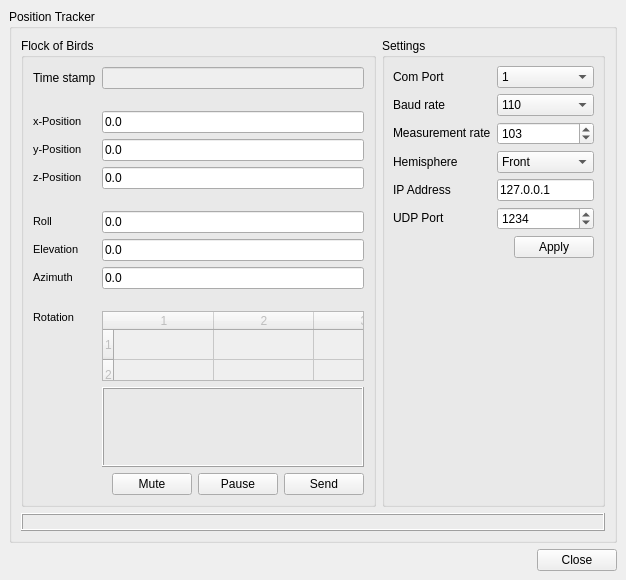
<ui version="4.0" >
 <author></author>
 <comment></comment>
 <exportmacro></exportmacro>
 <class>FOBTrackerClass</class>
 <widget class="QMainWindow" name="FOBTrackerClass" >
  <property name="geometry" >
   <rect>
    <x>0</x>
    <y>0</y>
    <width>626</width>
    <height>580</height>
   </rect>
  </property>
  <property name="windowTitle" >
   <string>Flock of Birds Position Tracker</string>
  </property>
  <property name="windowIcon" >
   <iconset/>
  </property>
  <widget class="QWidget" name="centralWidget" >
   <layout class="QGridLayout" >
    <property name="margin" >
     <number>9</number>
    </property>
    <property name="spacing" >
     <number>6</number>
    </property>
    <item row="1" column="0" >
     <spacer>
      <property name="orientation" >
       <enum>Qt::Horizontal</enum>
      </property>
      <property name="sizeHint" >
       <size>
        <width>501</width>
        <height>20</height>
       </size>
      </property>
     </spacer>
    </item>
    <item row="1" column="1" >
     <widget class="QPushButton" name="btnClose" >
      <property name="text" >
       <string>Close</string>
      </property>
     </widget>
    </item>
    <item row="0" column="0" colspan="2" >
     <widget class="QGroupBox" name="gbPositionTracker" >
      <property name="title" >
       <string>Position Tracker</string>
      </property>
      <layout class="QGridLayout" >
       <property name="margin" >
        <number>9</number>
       </property>
       <property name="spacing" >
        <number>6</number>
       </property>
       <item row="1" column="0" colspan="2" >
        <widget class="QLabel" name="lStatus" >
         <property name="frameShape" >
          <enum>QFrame::Box</enum>
         </property>
         <property name="frameShadow" >
          <enum>QFrame::Raised</enum>
         </property>
         <property name="text" >
          <string/>
         </property>
         <property name="textFormat" >
          <enum>Qt::AutoText</enum>
         </property>
         <property name="alignment" >
          <set>Qt::AlignTop</set>
         </property>
         <property name="wordWrap" >
          <bool>true</bool>
         </property>
        </widget>
       </item>
       <item row="0" column="1" >
        <widget class="QGroupBox" name="gbSettings" >
         <property name="title" >
          <string>Settings</string>
         </property>
         <layout class="QGridLayout" >
          <property name="margin" >
           <number>8</number>
          </property>
          <property name="spacing" >
           <number>6</number>
          </property>
          <item row="6" column="0" colspan="2" >
           <spacer>
            <property name="orientation" >
             <enum>Qt::Horizontal</enum>
            </property>
            <property name="sizeHint" >
             <size>
              <width>121</width>
              <height>20</height>
             </size>
            </property>
           </spacer>
          </item>
          <item row="1" column="0" >
           <widget class="QLabel" name="label_2" >
            <property name="text" >
             <string>&lt;html>&lt;head>&lt;meta name="qrichtext" content="1" />&lt;/head>&lt;body style=" white-space: pre-wrap; font-family:MS Shell Dlg; font-weight:400; font-style:normal; text-decoration:none;">&lt;p style=" margin-top:0px; margin-bottom:0px; margin-left:0px; margin-right:0px; -qt-block-indent:0; text-indent:0px;">Baud rate&lt;/p>&lt;/body>&lt;/html></string>
            </property>
            <property name="buddy" >
             <cstring>cbBaudRate</cstring>
            </property>
           </widget>
          </item>
          <item row="2" column="1" colspan="2" >
           <widget class="QSpinBox" name="sbMeasurementRate" >
            <property name="maximum" >
             <number>200</number>
            </property>
            <property name="value" >
             <number>103</number>
            </property>
           </widget>
          </item>
          <item row="1" column="1" colspan="2" >
           <widget class="QComboBox" name="cbBaudRate" >
            <property name="currentIndex" >
             <number>0</number>
            </property>
            <item>
             <property name="text" >
              <string>110</string>
             </property>
            </item>
            <item>
             <property name="text" >
              <string>300</string>
             </property>
            </item>
            <item>
             <property name="text" >
              <string>600</string>
             </property>
            </item>
            <item>
             <property name="text" >
              <string>1200</string>
             </property>
            </item>
            <item>
             <property name="text" >
              <string>2400</string>
             </property>
            </item>
            <item>
             <property name="text" >
              <string>4800</string>
             </property>
            </item>
            <item>
             <property name="text" >
              <string>9600</string>
             </property>
            </item>
            <item>
             <property name="text" >
              <string>14400</string>
             </property>
            </item>
            <item>
             <property name="text" >
              <string>19200</string>
             </property>
            </item>
            <item>
             <property name="text" >
              <string>38400</string>
             </property>
            </item>
            <item>
             <property name="text" >
              <string>57600</string>
             </property>
            </item>
            <item>
             <property name="text" >
              <string>115200</string>
             </property>
            </item>
           </widget>
          </item>
          <item row="3" column="1" colspan="2" >
           <widget class="QComboBox" name="cbHemisphere" >
            <item>
             <property name="text" >
              <string>Front</string>
             </property>
            </item>
            <item>
             <property name="text" >
              <string>Back</string>
             </property>
            </item>
            <item>
             <property name="text" >
              <string>Upper</string>
             </property>
            </item>
            <item>
             <property name="text" >
              <string>Lower</string>
             </property>
            </item>
            <item>
             <property name="text" >
              <string>Left</string>
             </property>
            </item>
            <item>
             <property name="text" >
              <string>Right</string>
             </property>
            </item>
           </widget>
          </item>
          <item row="4" column="1" colspan="2" >
           <widget class="QLineEdit" name="eIPAddress" >
            <property name="text" >
             <string>127.0.0.1</string>
            </property>
           </widget>
          </item>
          <item row="5" column="1" colspan="2" >
           <widget class="QSpinBox" name="sbPort" >
            <property name="maximum" >
             <number>65535</number>
            </property>
            <property name="minimum" >
             <number>1</number>
            </property>
            <property name="value" >
             <number>1234</number>
            </property>
           </widget>
          </item>
          <item row="0" column="1" colspan="2" >
           <widget class="QComboBox" name="cbComPort" >
            <item>
             <property name="text" >
              <string>1</string>
             </property>
            </item>
            <item>
             <property name="text" >
              <string>2</string>
             </property>
            </item>
            <item>
             <property name="text" >
              <string>3</string>
             </property>
            </item>
            <item>
             <property name="text" >
              <string>4</string>
             </property>
            </item>
           </widget>
          </item>
          <item row="2" column="0" >
           <widget class="QLabel" name="label_3" >
            <property name="text" >
             <string>&lt;html>&lt;head>&lt;meta name="qrichtext" content="1" />&lt;/head>&lt;body style=" white-space: pre-wrap; font-family:MS Shell Dlg; font-weight:400; font-style:normal; text-decoration:none;">&lt;p style=" margin-top:0px; margin-bottom:0px; margin-left:0px; margin-right:0px; -qt-block-indent:0; text-indent:0px;">Measurement rate&lt;/p>&lt;/body>&lt;/html></string>
            </property>
            <property name="buddy" >
             <cstring>sbMeasurementRate</cstring>
            </property>
           </widget>
          </item>
          <item row="3" column="0" >
           <widget class="QLabel" name="label_4" >
            <property name="text" >
             <string>&lt;html>&lt;head>&lt;meta name="qrichtext" content="1" />&lt;/head>&lt;body style=" white-space: pre-wrap; font-family:MS Shell Dlg; font-weight:400; font-style:normal; text-decoration:none;">&lt;p style=" margin-top:0px; margin-bottom:0px; margin-left:0px; margin-right:0px; -qt-block-indent:0; text-indent:0px;">Hemisphere&lt;/p>&lt;/body>&lt;/html></string>
            </property>
            <property name="buddy" >
             <cstring>cbHemisphere</cstring>
            </property>
           </widget>
          </item>
          <item row="4" column="0" >
           <widget class="QLabel" name="label_5" >
            <property name="text" >
             <string>&lt;html>&lt;head>&lt;meta name="qrichtext" content="1" />&lt;/head>&lt;body style=" white-space: pre-wrap; font-family:MS Shell Dlg; font-weight:400; font-style:normal; text-decoration:none;">&lt;p style=" margin-top:0px; margin-bottom:0px; margin-left:0px; margin-right:0px; -qt-block-indent:0; text-indent:0px;">IP Address&lt;/p>&lt;/body>&lt;/html></string>
            </property>
            <property name="buddy" >
             <cstring>eIPAddress</cstring>
            </property>
           </widget>
          </item>
          <item row="5" column="0" >
           <widget class="QLabel" name="label_6" >
            <property name="text" >
             <string>&lt;html>&lt;head>&lt;meta name="qrichtext" content="1" />&lt;/head>&lt;body style=" white-space: pre-wrap; font-family:MS Shell Dlg; font-weight:400; font-style:normal; text-decoration:none;">&lt;p style=" margin-top:0px; margin-bottom:0px; margin-left:0px; margin-right:0px; -qt-block-indent:0; text-indent:0px;">UDP Port&lt;/p>&lt;/body>&lt;/html></string>
            </property>
            <property name="buddy" >
             <cstring>sbPort</cstring>
            </property>
           </widget>
          </item>
          <item row="0" column="0" >
           <widget class="QLabel" name="label" >
            <property name="text" >
             <string>&lt;html>&lt;head>&lt;meta name="qrichtext" content="1" />&lt;/head>&lt;body style=" white-space: pre-wrap; font-family:MS Shell Dlg; font-weight:400; font-style:normal; text-decoration:none;">&lt;p style=" margin-top:0px; margin-bottom:0px; margin-left:0px; margin-right:0px; -qt-block-indent:0; text-indent:0px;">Com Port&lt;/p>&lt;/body>&lt;/html></string>
            </property>
            <property name="buddy" >
             <cstring>cbComPort</cstring>
            </property>
           </widget>
          </item>
          <item row="6" column="2" >
           <widget class="QPushButton" name="btnApply" >
            <property name="text" >
             <string>Apply</string>
            </property>
           </widget>
          </item>
          <item row="7" column="2" >
           <spacer>
            <property name="orientation" >
             <enum>Qt::Vertical</enum>
            </property>
            <property name="sizeHint" >
             <size>
              <width>20</width>
              <height>0</height>
             </size>
            </property>
           </spacer>
          </item>
         </layout>
        </widget>
       </item>
       <item row="0" column="0" >
        <widget class="QGroupBox" name="gbFlockOfBird" >
         <property name="title" >
          <string>Flock of Birds</string>
         </property>
         <layout class="QGridLayout" >
          <property name="margin" >
           <number>9</number>
          </property>
          <property name="spacing" >
           <number>6</number>
          </property>
          <item row="3" column="1" >
           <widget class="QLineEdit" name="ePosY" >
            <property name="text" >
             <string>0.0</string>
            </property>
           </widget>
          </item>
          <item row="7" column="1" >
           <widget class="QLineEdit" name="eAng2" >
            <property name="toolTip" >
             <string>Yang: Rotation about the tracker's y-axis</string>
            </property>
            <property name="text" >
             <string>0.0</string>
            </property>
           </widget>
          </item>
          <item row="4" column="0" >
           <widget class="QLabel" name="label_14" >
            <property name="text" >
             <string>&lt;html>&lt;head>&lt;meta name="qrichtext" content="1" />&lt;/head>&lt;body style=" white-space: pre-wrap; font-family:MS Shell Dlg; font-size:8.25pt; font-weight:400; font-style:normal; text-decoration:none;">&lt;p style=" margin-top:0px; margin-bottom:0px; margin-left:0px; margin-right:0px; -qt-block-indent:0; text-indent:0px;">z-Position&lt;/p>&lt;/body>&lt;/html></string>
            </property>
            <property name="buddy" >
             <cstring>ePosZ</cstring>
            </property>
           </widget>
          </item>
          <item row="4" column="1" >
           <widget class="QLineEdit" name="ePosZ" >
            <property name="text" >
             <string>0.0</string>
            </property>
           </widget>
          </item>
          <item row="5" column="1" >
           <spacer>
            <property name="orientation" >
             <enum>Qt::Vertical</enum>
            </property>
            <property name="sizeType" >
             <enum>QSizePolicy::Fixed</enum>
            </property>
            <property name="sizeHint" >
             <size>
              <width>75</width>
              <height>16</height>
             </size>
            </property>
           </spacer>
          </item>
          <item row="0" column="0" >
           <widget class="QLabel" name="label_15" >
            <property name="toolTip" >
             <string/>
            </property>
            <property name="text" >
             <string>&lt;html>&lt;head>&lt;meta name="qrichtext" content="1" />&lt;/head>&lt;body style=" white-space: pre-wrap; font-family:MS Shell Dlg; font-weight:400; font-style:normal; text-decoration:none;">&lt;p style=" margin-top:0px; margin-bottom:0px; margin-left:0px; margin-right:0px; -qt-block-indent:0; text-indent:0px;">Time stamp&lt;/p>&lt;/body>&lt;/html></string>
            </property>
            <property name="buddy" >
             <cstring>eTime</cstring>
            </property>
           </widget>
          </item>
          <item row="8" column="0" >
           <widget class="QLabel" name="label_9" >
            <property name="toolTip" >
             <string>Zang: Rotation about the tracker's z-axis</string>
            </property>
            <property name="text" >
             <string>&lt;html>&lt;head>&lt;meta name="qrichtext" content="1" />&lt;/head>&lt;body style=" white-space: pre-wrap; font-family:MS Shell Dlg; font-size:8.25pt; font-weight:400; font-style:normal; text-decoration:none;">&lt;p style=" margin-top:0px; margin-bottom:0px; margin-left:0px; margin-right:0px; -qt-block-indent:0; text-indent:0px;">Azimuth&lt;/p>&lt;/body>&lt;/html></string>
            </property>
            <property name="buddy" >
             <cstring>eAng3</cstring>
            </property>
           </widget>
          </item>
          <item row="1" column="1" >
           <spacer>
            <property name="orientation" >
             <enum>Qt::Vertical</enum>
            </property>
            <property name="sizeType" >
             <enum>QSizePolicy::Fixed</enum>
            </property>
            <property name="sizeHint" >
             <size>
              <width>75</width>
              <height>16</height>
             </size>
            </property>
           </spacer>
          </item>
          <item row="2" column="0" >
           <widget class="QLabel" name="label_12" >
            <property name="text" >
             <string>&lt;html>&lt;head>&lt;meta name="qrichtext" content="1" />&lt;/head>&lt;body style=" white-space: pre-wrap; font-family:MS Shell Dlg; font-size:8.25pt; font-weight:400; font-style:normal; text-decoration:none;">&lt;p style=" margin-top:0px; margin-bottom:0px; margin-left:0px; margin-right:0px; -qt-block-indent:0; text-indent:0px;">x-Position&lt;/p>&lt;/body>&lt;/html></string>
            </property>
            <property name="buddy" >
             <cstring>ePosX</cstring>
            </property>
           </widget>
          </item>
          <item row="14" column="0" colspan="2" >
           <layout class="QHBoxLayout" >
            <property name="margin" >
             <number>0</number>
            </property>
            <property name="spacing" >
             <number>6</number>
            </property>
            <item>
             <spacer>
              <property name="orientation" >
               <enum>Qt::Horizontal</enum>
              </property>
              <property name="sizeHint" >
               <size>
                <width>91</width>
                <height>20</height>
               </size>
              </property>
             </spacer>
            </item>
            <item>
             <widget class="QPushButton" name="btnMute" >
              <property name="text" >
               <string>Mute</string>
              </property>
             </widget>
            </item>
            <item>
             <widget class="QPushButton" name="btnPause" >
              <property name="sizePolicy" >
               <sizepolicy>
                <hsizetype>0</hsizetype>
                <vsizetype>0</vsizetype>
                <horstretch>0</horstretch>
                <verstretch>0</verstretch>
               </sizepolicy>
              </property>
              <property name="text" >
               <string>Pause</string>
              </property>
             </widget>
            </item>
            <item>
             <widget class="QPushButton" name="btnSend" >
              <property name="sizePolicy" >
               <sizepolicy>
                <hsizetype>0</hsizetype>
                <vsizetype>0</vsizetype>
                <horstretch>0</horstretch>
                <verstretch>0</verstretch>
               </sizepolicy>
              </property>
              <property name="text" >
               <string>Send</string>
              </property>
             </widget>
            </item>
           </layout>
          </item>
          <item row="7" column="0" >
           <widget class="QLabel" name="label_10" >
            <property name="toolTip" >
             <string>Yang: Rotation about the tracker's y-axis</string>
            </property>
            <property name="text" >
             <string>&lt;html>&lt;head>&lt;meta name="qrichtext" content="1" />&lt;/head>&lt;body style=" white-space: pre-wrap; font-family:MS Shell Dlg; font-size:8.25pt; font-weight:400; font-style:normal; text-decoration:none;">&lt;p style=" margin-top:0px; margin-bottom:0px; margin-left:0px; margin-right:0px; -qt-block-indent:0; text-indent:0px;">Elevation&lt;/p>&lt;/body>&lt;/html></string>
            </property>
            <property name="buddy" >
             <cstring>eAng2</cstring>
            </property>
           </widget>
          </item>
          <item row="6" column="1" >
           <widget class="QLineEdit" name="eAng1" >
            <property name="toolTip" >
             <string>Xang: Rotation about the tracker's x-axis</string>
            </property>
            <property name="text" >
             <string>0.0</string>
            </property>
           </widget>
          </item>
          <item row="8" column="1" >
           <widget class="QLineEdit" name="eAng3" >
            <property name="toolTip" >
             <string>Zang: Rotation about the tracker's z-axis</string>
            </property>
            <property name="text" >
             <string>0.0</string>
            </property>
           </widget>
          </item>
          <item row="10" column="0" >
           <widget class="QLabel" name="label_8" >
            <property name="toolTip" >
             <string>Rotation matrix corrseponding to roll, elevation and azimuth from above</string>
            </property>
            <property name="text" >
             <string>&lt;html>&lt;head>&lt;meta name="qrichtext" content="1" />&lt;/head>&lt;body style=" white-space: pre-wrap; font-family:MS Shell Dlg; font-size:8.25pt; font-weight:400; font-style:normal; text-decoration:none;">&lt;p style=" margin-top:0px; margin-bottom:0px; margin-left:0px; margin-right:0px; -qt-block-indent:0; text-indent:0px;">Rotation&lt;/p>&lt;/body>&lt;/html></string>
            </property>
            <property name="alignment" >
             <set>Qt::AlignLeading|Qt::AlignLeft|Qt::AlignTop</set>
            </property>
           </widget>
          </item>
          <item row="0" column="1" >
           <widget class="QLineEdit" name="eTime" >
            <property name="enabled" >
             <bool>false</bool>
            </property>
            <property name="text" >
             <string/>
            </property>
           </widget>
          </item>
          <item row="3" column="0" >
           <widget class="QLabel" name="label_13" >
            <property name="text" >
             <string>&lt;html>&lt;head>&lt;meta name="qrichtext" content="1" />&lt;/head>&lt;body style=" white-space: pre-wrap; font-family:MS Shell Dlg; font-size:8.25pt; font-weight:400; font-style:normal; text-decoration:none;">&lt;p style=" margin-top:0px; margin-bottom:0px; margin-left:0px; margin-right:0px; -qt-block-indent:0; text-indent:0px;">y-Position&lt;/p>&lt;/body>&lt;/html></string>
            </property>
            <property name="buddy" >
             <cstring>ePosY</cstring>
            </property>
           </widget>
          </item>
          <item row="6" column="0" >
           <widget class="QLabel" name="label_11" >
            <property name="toolTip" >
             <string>Xang: Rotation about the tracker's x-axis</string>
            </property>
            <property name="text" >
             <string>&lt;html>&lt;head>&lt;meta name="qrichtext" content="1" />&lt;/head>&lt;body style=" white-space: pre-wrap; font-family:MS Shell Dlg; font-size:8.25pt; font-weight:400; font-style:normal; text-decoration:none;">&lt;p style=" margin-top:0px; margin-bottom:0px; margin-left:0px; margin-right:0px; -qt-block-indent:0; text-indent:0px;">Roll&lt;/p>&lt;/body>&lt;/html></string>
            </property>
            <property name="buddy" >
             <cstring>eAng1</cstring>
            </property>
           </widget>
          </item>
          <item row="9" column="1" >
           <spacer>
            <property name="orientation" >
             <enum>Qt::Vertical</enum>
            </property>
            <property name="sizeType" >
             <enum>QSizePolicy::Fixed</enum>
            </property>
            <property name="sizeHint" >
             <size>
              <width>75</width>
              <height>16</height>
             </size>
            </property>
           </spacer>
          </item>
          <item row="2" column="1" >
           <widget class="QLineEdit" name="ePosX" >
            <property name="text" >
             <string>0.0</string>
            </property>
           </widget>
          </item>
          <item row="10" column="1" >
           <widget class="QFrame" name="frame_2" >
            <property name="sizePolicy" >
             <sizepolicy>
              <hsizetype>3</hsizetype>
              <vsizetype>3</vsizetype>
              <horstretch>0</horstretch>
              <verstretch>0</verstretch>
             </sizepolicy>
            </property>
            <property name="minimumSize" >
             <size>
              <width>100</width>
              <height>70</height>
             </size>
            </property>
            <property name="maximumSize" >
             <size>
              <width>16777215</width>
              <height>70</height>
             </size>
            </property>
            <property name="frameShape" >
             <enum>QFrame::NoFrame</enum>
            </property>
            <property name="frameShadow" >
             <enum>QFrame::Plain</enum>
            </property>
            <property name="lineWidth" >
             <number>0</number>
            </property>
            <layout class="QHBoxLayout" >
             <property name="margin" >
              <number>0</number>
             </property>
             <property name="spacing" >
              <number>0</number>
             </property>
             <item>
              <widget class="QTableWidget" name="tRotation" >
               <property name="enabled" >
                <bool>false</bool>
               </property>
               <property name="sizePolicy" >
                <sizepolicy>
                 <hsizetype>7</hsizetype>
                 <vsizetype>7</vsizetype>
                 <horstretch>0</horstretch>
                 <verstretch>0</verstretch>
                </sizepolicy>
               </property>
               <property name="toolTip" >
                <string>Rotation matrix corrseponding to roll, elevation and azimuth from above</string>
               </property>
               <property name="verticalScrollBarPolicy" >
                <enum>Qt::ScrollBarAlwaysOff</enum>
               </property>
               <property name="horizontalScrollBarPolicy" >
                <enum>Qt::ScrollBarAlwaysOff</enum>
               </property>
               <property name="autoScroll" >
                <bool>false</bool>
               </property>
               <property name="alternatingRowColors" >
                <bool>false</bool>
               </property>
               <property name="selectionMode" >
                <enum>QAbstractItemView::SingleSelection</enum>
               </property>
               <property name="rowCount" >
                <number>3</number>
               </property>
               <property name="columnCount" >
                <number>3</number>
               </property>
               <row/>
               <row/>
               <row/>
               <column/>
               <column/>
               <column/>
              </widget>
             </item>
            </layout>
           </widget>
          </item>
          <item rowspan="2" row="11" column="1" >
           <widget class="QFrame" name="fRotation" >
            <property name="sizePolicy" >
             <sizepolicy>
              <hsizetype>5</hsizetype>
              <vsizetype>3</vsizetype>
              <horstretch>0</horstretch>
              <verstretch>1</verstretch>
             </sizepolicy>
            </property>
            <property name="minimumSize" >
             <size>
              <width>16</width>
              <height>50</height>
             </size>
            </property>
            <property name="frameShape" >
             <enum>QFrame::Box</enum>
            </property>
            <property name="frameShadow" >
             <enum>QFrame::Raised</enum>
            </property>
            <property name="lineWidth" >
             <number>1</number>
            </property>
           </widget>
          </item>
         </layout>
        </widget>
       </item>
      </layout>
     </widget>
    </item>
   </layout>
  </widget>
 </widget>
 <layoutdefault spacing="6" margin="11" />
 <pixmapfunction></pixmapfunction>
 <tabstops>
  <tabstop>eTime</tabstop>
  <tabstop>ePosX</tabstop>
  <tabstop>ePosY</tabstop>
  <tabstop>ePosZ</tabstop>
  <tabstop>eAng1</tabstop>
  <tabstop>eAng2</tabstop>
  <tabstop>eAng3</tabstop>
  <tabstop>btnMute</tabstop>
  <tabstop>btnPause</tabstop>
  <tabstop>btnSend</tabstop>
  <tabstop>cbComPort</tabstop>
  <tabstop>cbBaudRate</tabstop>
  <tabstop>sbMeasurementRate</tabstop>
  <tabstop>cbHemisphere</tabstop>
  <tabstop>eIPAddress</tabstop>
  <tabstop>sbPort</tabstop>
  <tabstop>btnApply</tabstop>
  <tabstop>btnClose</tabstop>
 </tabstops>
 <resources/>
 <connections>
  <connection>
   <sender>btnClose</sender>
   <signal>clicked()</signal>
   <receiver>FOBTrackerClass</receiver>
   <slot>close()</slot>
   <hints>
    <hint type="sourcelabel" >
     <x>574</x>
     <y>512</y>
    </hint>
    <hint type="destinationlabel" >
     <x>496</x>
     <y>238</y>
    </hint>
   </hints>
  </connection>
 </connections>
</ui>
